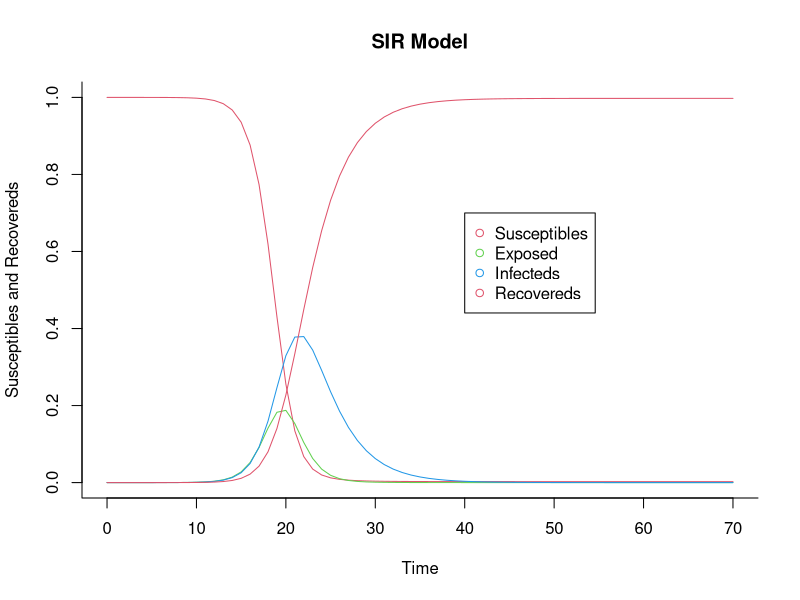

R code for this plot:
library(deSolve)

seir <- function(time, state, parameters) {
  with(as.list(c(state, parameters)), {
    dS <- -beta * S * I
    dE <- beta * S * I - alpha * E
    dI <- alpha * E - gamma * I
    dR <- gamma * I
    
    return(list(c(dS, dE, dI, dR)))
  })
}

init <- c(S = 1-1e-6, E= 0.0 , I = 1e-6, R = 0.0)
parameters <- c(beta = 1.8, alpha = 0.9, gamma = 0.3)
times <- seq(0, 70, by = 1)
out <- as.data.frame(ode(y = init, times = times, func = seir, parms = parameters))
out$time <- NULL

matplot(
  times,
  out,
  type = "l",
  xlab = "Time",
  ylab = "Susceptibles and Recovereds", 
  main = "SIR Model", 
  lwd = 1,
  lty = 1, 
  bty = "l", 
  col = 2:4
  )
legend(40, 0.7, c("Susceptibles", "Exposed", "Infecteds", "Recovereds"), pch = 1, col = 2:4)
